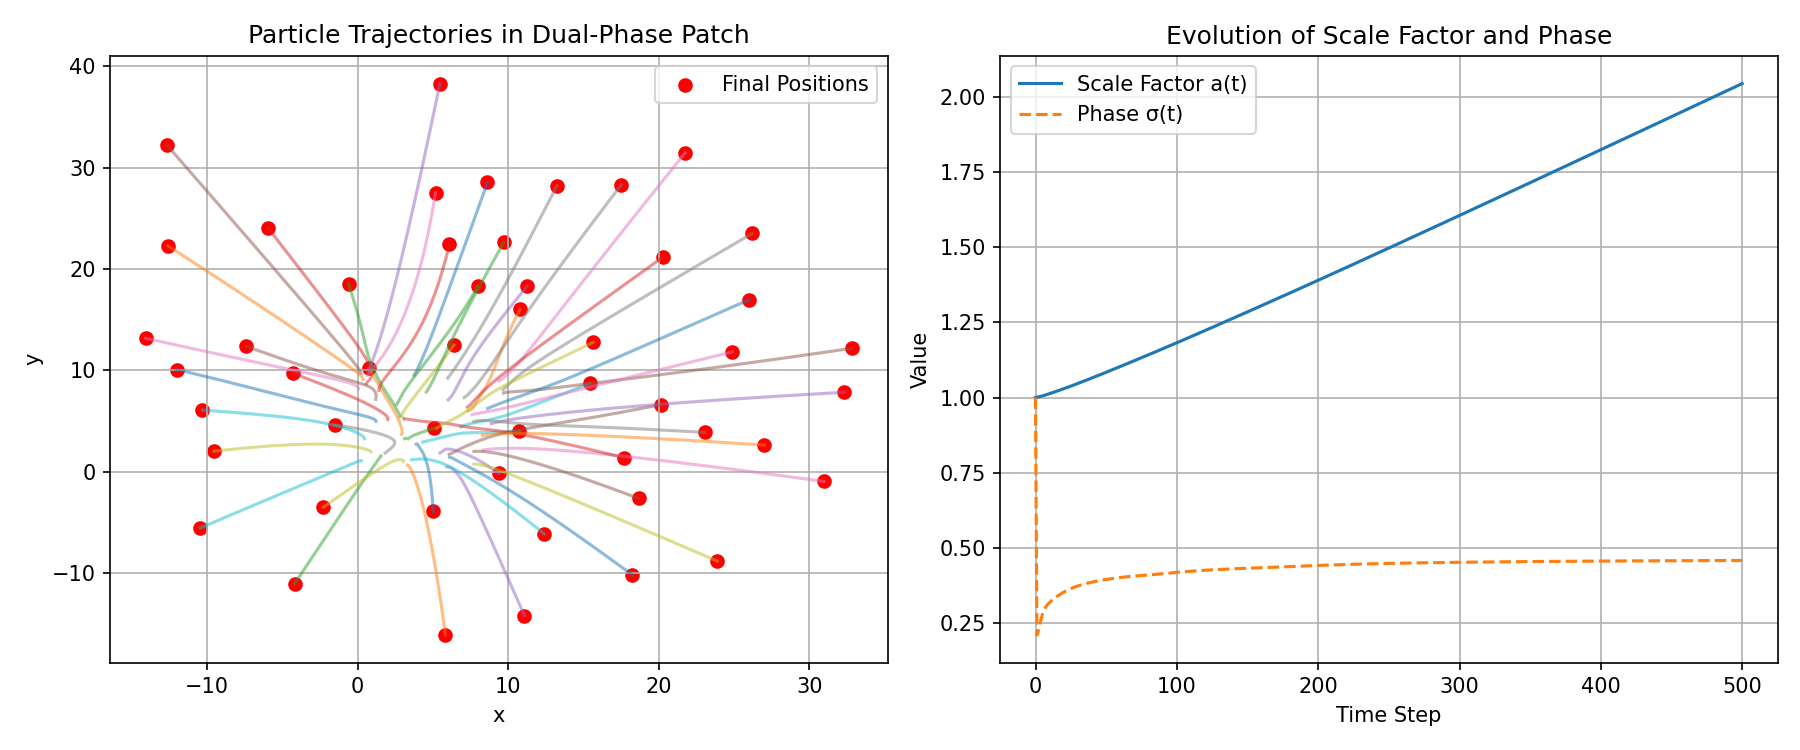

This figure's Python source:
import numpy as np
import matplotlib.pyplot as plt
from scipy.spatial.distance import pdist, squareform

# Constants from Fibonacci Cosmology Theorem
G = 1.0  # Gravitational constant (normalized units)
phi = (1 + np.sqrt(5)) / 2  # Golden Ratio
phi_conj = phi - 1  # Conjugate (1/phi)
t0 = 1.0  # Characteristic time (normalized; in real units ~1/H0)
rho_crit = 0.5  # Critical density threshold for phase flip (tunable)
dt = 0.01  # Time step
n_steps = 500  # Number of simulation steps
n_particles = 50  # Number of particles
box_size = 10.0  # Initial box size for rough density normalization
epsilon = 0.1  # Softening length to avoid force singularities

# Initialize particles: positions, velocities, masses
np.random.seed(42)
pos = np.random.uniform(0, box_size, (n_particles, 2))
vel = np.random.normal(0, 0.1, (n_particles, 2))
mass = np.ones(n_particles)  # Unit masses for simplicity


# Function to compute softened gravitational forces
def compute_forces(pos, mass):
    dist_vec = pos[:, np.newaxis, :] - pos[np.newaxis, :, :]
    dist_sq = np.sum(dist_vec ** 2, axis=2) + epsilon ** 2  # Softened
    dist_sq[np.diag_indices(n_particles)] = np.inf
    force_mag = G * (mass[:, np.newaxis] * mass) / dist_sq
    forces = np.sum(force_mag[:, :, np.newaxis] * (dist_vec / np.sqrt(dist_sq)[:, :, np.newaxis]), axis=1)
    return forces


# Function to estimate local density (average inverse distance squared proxy)
def estimate_density(pos):
    dist = pdist(pos)
    dist[dist == 0] = np.inf
    return np.mean(1 / dist ** 2)  # Improved proxy for density


# Simulation loop
positions_over_time = [pos.copy()]
a_over_time = [1.0]  # Initial scale factor
sigma_over_time = [1.0]  # Initial phase (expansion)

for step in range(n_steps):
    # Compute current density
    rho = estimate_density(pos)

    # Determine phase sigma (smooth transition for stability: tanh)
    sigma = np.tanh(rho_crit - rho)  # ~ +1 if rho < crit, -1 if rho > crit
    sigma_over_time.append(sigma)

    # Compute scale factor change based on phase
    ln_r = np.log(phi)  # Magnitude same for dual (approx)
    da_dt = sigma * (ln_r / t0)
    a_new = a_over_time[-1] + da_dt * dt
    a_over_time.append(a_new)

    # Compute forces
    forces = compute_forces(pos, mass)

    # Update velocities (Leapfrog integrator + Hubble term)
    H = da_dt / a_over_time[-1]  # Hubble parameter
    vel += (forces / mass[:, np.newaxis]) * dt / 2  # Half-kick
    pos += vel * dt
    forces = compute_forces(pos, mass)  # Recompute after drift
    vel += (forces / mass[:, np.newaxis]) * dt / 2 - H * vel * dt  # Full kick + drag

    # Apply cosmological scaling to positions
    scale_ratio = a_new / a_over_time[-2]
    pos *= scale_ratio

    positions_over_time.append(pos.copy())

# Plot results for visualization
fig, (ax1, ax2) = plt.subplots(1, 2, figsize=(12, 5))

# Particle trajectories
for i in range(n_particles):
    traj = np.array([p[i] for p in positions_over_time])
    ax1.plot(traj[:, 0], traj[:, 1], alpha=0.5)
ax1.scatter(pos[:, 0], pos[:, 1], c='red', label='Final Positions')
ax1.set_title('Particle Trajectories in Dual-Phase Patch')
ax1.set_xlabel('x');
ax1.set_ylabel('y')
ax1.legend()
ax1.grid(True)

# Scale factor and phase evolution
ax2.plot(a_over_time, label='Scale Factor a(t)')
ax2.plot(sigma_over_time, '--', label='Phase σ(t)')
ax2.set_title('Evolution of Scale Factor and Phase')
ax2.set_xlabel('Time Step');
ax2.set_ylabel('Value')
ax2.legend()
ax2.grid(True)

plt.tight_layout()
plt.savefig('n_body_fib_dual.png', dpi=150)
print("Simulation complete. Plot saved as 'n_body_fib_dual.png'")

# Summary statistics
print(f"Final density: {estimate_density(pos):.3f}")
print(f"Effective phase flips (crossings): {sum(np.diff(np.sign(sigma_over_time)) != 0)}")
